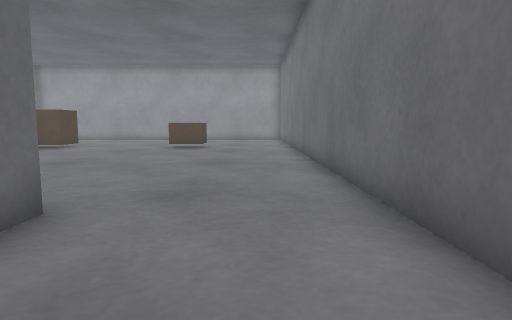
[1] (above)

21 first-person views from a walk through a world built for the Gazebo simulator. The camera is 0.5 m above the floor, tilts 6° down and sees 75° across. The lines on the ground mark 1 m squares. The floor is counted in squares, 0.5 m on a side. Each view is taken from the middle of a square. On the plan, view 1 faces up. The plan holds only what a view shows up to about 12 squares ahead; the rest is blank. The place goes on beyond the plan.

[2]
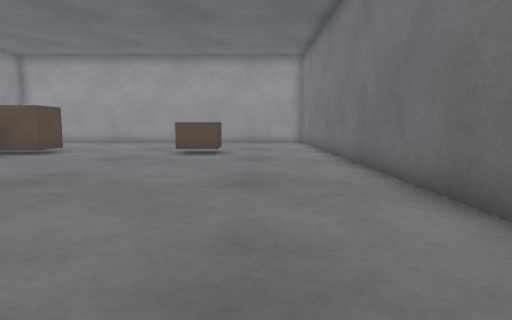

[3]
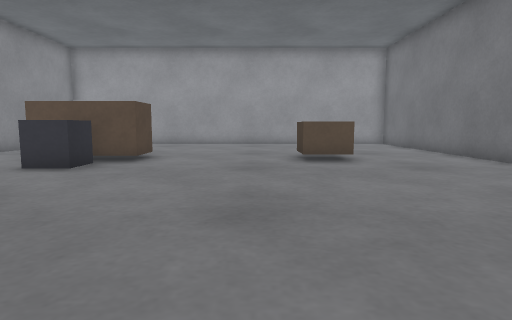

[4]
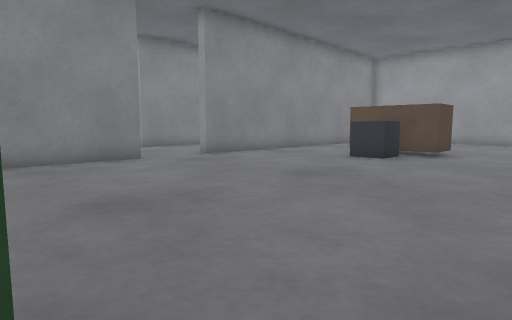

[5]
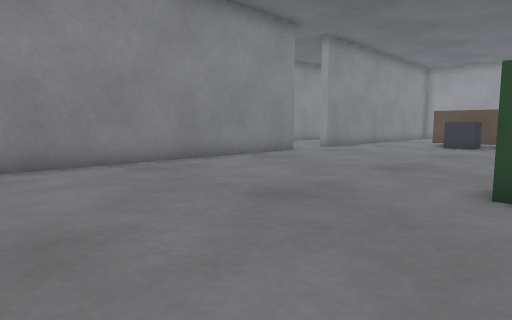

[6]
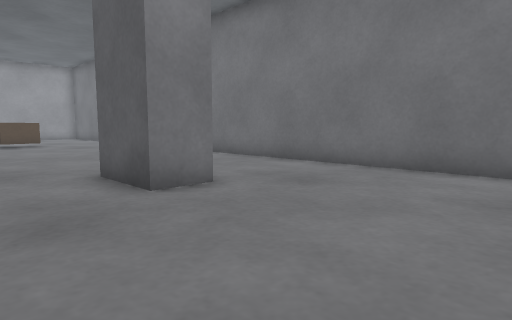

[7]
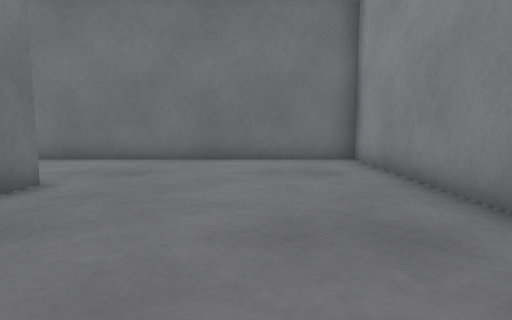

[8]
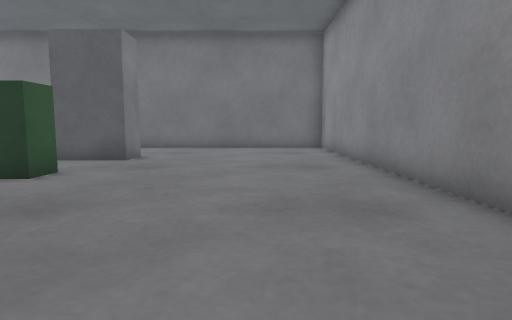

[9]
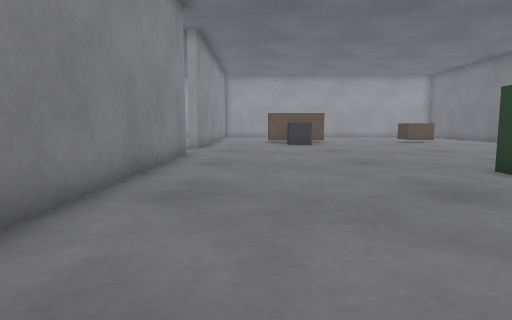

[10]
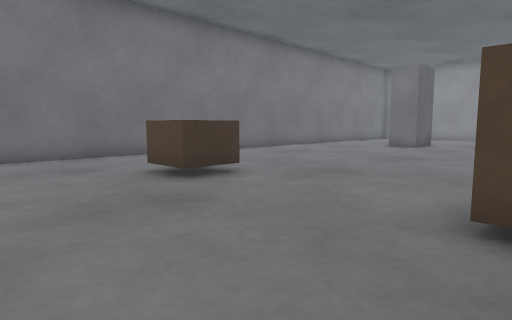

[11]
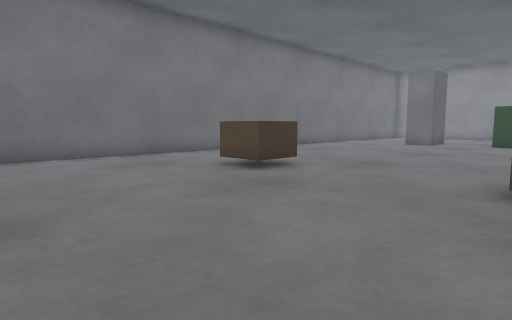

[12]
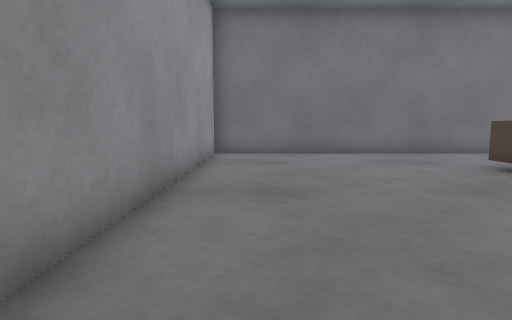

[13]
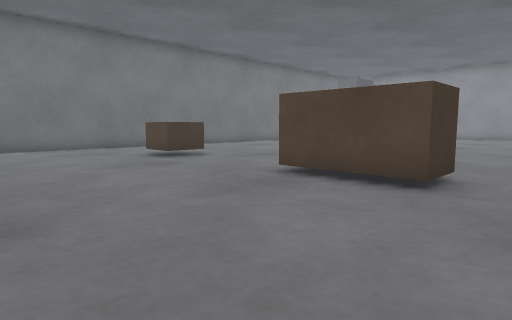

[14]
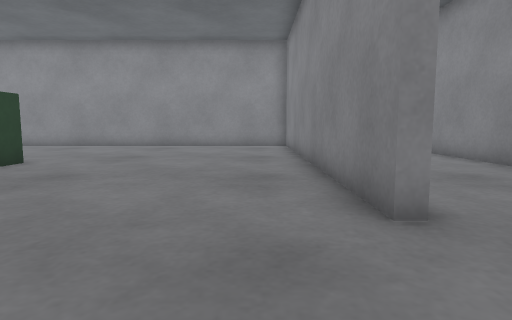

[15]
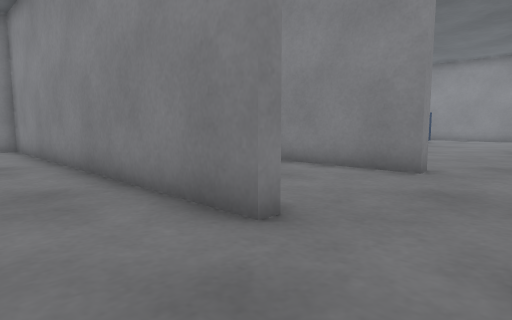

[16]
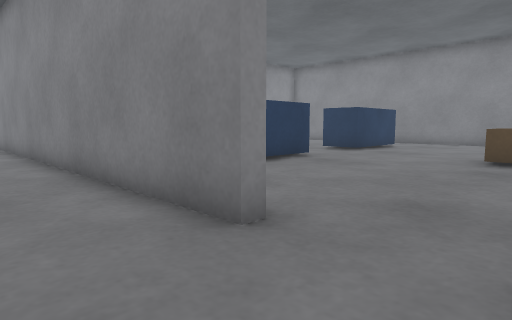

[17]
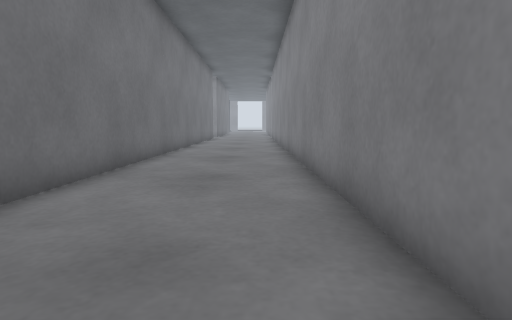

[18]
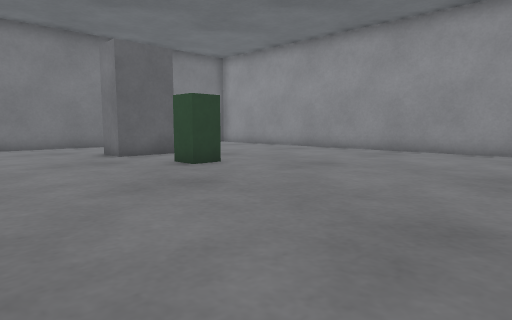

[19]
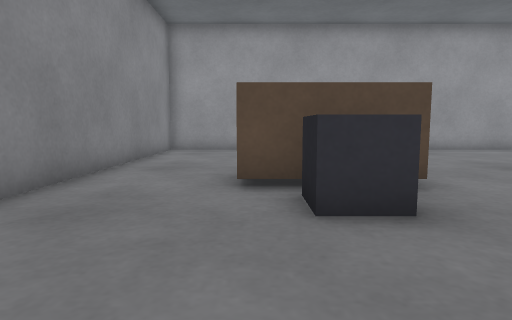

[20]
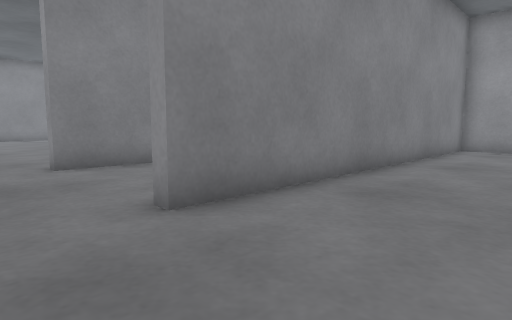

[21]
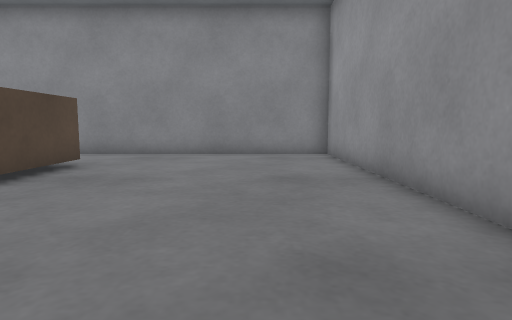

### Floor plan
Key: @ floor where view 1 was taken; # wall or solid block; . floor; B grey box; R brown box; G green box; L blue box.
Columns run from 30 left of view 1 to 2 right of it. Each row starts with its distance up from view 1.
 23                 #########
 22                ####     #########
 21                ##...............#
 20                ##...............#
 19                ##...............#
 18                ##...............#
 17                ##...............#
 16                ##..RRR.....R....#
 15                ##..R  R...R R...#
 14                ##..RBB.....R....#
 13                ##...BB..........#
 12            #.  # ...............#
 11      ...   #...# ...............#
 10      .....##...# ...............#
  9   RR............................#
  8 ..RR............................#
  7 ..........##...##...............#
  6 .......... #...##...............#
  5  ........  #...##...............#
  4   ......   #...##..........B....#
  3    .LLL    #...##......GG.BBB...#
  2            #...##......GG.BBB...#
  1            #...##...............#
  0            #...##.............@.#
 -1            #...##...............#
 -2            #...##...............#
 -3            #...##...............#
 -4            #...## ..............#
 -5            #...##################

Where each view was taken, in squares from view 1:
view 1: 0 up, 0 right, facing up
view 2: 3 up, 1 left, facing up
view 3: 5 up, 5 left, facing up
view 4: 3 up, 5 left, facing up-left
view 5: 3 down, 6 left, facing up-left
view 6: 3 down, 6 left, facing up-right
view 7: 2 down, 8 left, facing right
view 8: 2 down, 13 left, facing right
view 9: 4 down, 12 left, facing up
view 10: 19 up, 9 left, facing down-right
view 11: 21 up, 9 left, facing down-right
view 12: 21 up, 10 left, facing right
view 13: 21 up, 13 left, facing down-right
view 14: 11 up, 13 left, facing down
view 15: 10 up, 12 left, facing down-left
view 16: 10 up, 17 left, facing down-left
view 17: 7 up, 18 left, facing down
view 18: 8 up, 14 left, facing down-right
view 19: 9 up, 11 left, facing up
view 20: 8 up, 11 left, facing up-left
view 21: 20 up, 3 left, facing left
